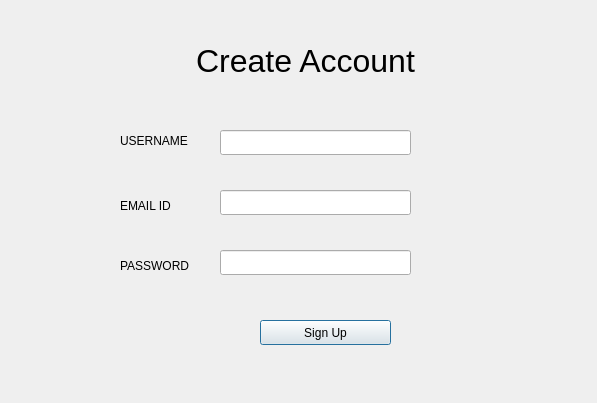
<?xml version="1.0" encoding="UTF-8"?>
<ui version="4.0">
 <class>DialogSignup</class>
 <widget class="QDialog" name="DialogSignup">
  <property name="geometry">
   <rect>
    <x>0</x>
    <y>0</y>
    <width>597</width>
    <height>403</height>
   </rect>
  </property>
  <property name="windowTitle">
   <string>Dialog</string>
  </property>
  <widget class="QLabel" name="username_label">
   <property name="geometry">
    <rect>
     <x>120</x>
     <y>130</y>
     <width>91</width>
     <height>21</height>
    </rect>
   </property>
   <property name="text">
    <string>USERNAME</string>
   </property>
  </widget>
  <widget class="QLabel" name="email_label">
   <property name="geometry">
    <rect>
     <x>120</x>
     <y>190</y>
     <width>91</width>
     <height>31</height>
    </rect>
   </property>
   <property name="text">
    <string>EMAIL ID</string>
   </property>
  </widget>
  <widget class="QLabel" name="password_label">
   <property name="geometry">
    <rect>
     <x>120</x>
     <y>250</y>
     <width>91</width>
     <height>31</height>
    </rect>
   </property>
   <property name="text">
    <string>PASSWORD</string>
   </property>
  </widget>
  <widget class="QLineEdit" name="username_lineEdit">
   <property name="geometry">
    <rect>
     <x>220</x>
     <y>130</y>
     <width>191</width>
     <height>25</height>
    </rect>
   </property>
  </widget>
  <widget class="QLineEdit" name="email_lineEdit">
   <property name="geometry">
    <rect>
     <x>220</x>
     <y>190</y>
     <width>191</width>
     <height>25</height>
    </rect>
   </property>
  </widget>
  <widget class="QLineEdit" name="password_lineEdit">
   <property name="geometry">
    <rect>
     <x>220</x>
     <y>250</y>
     <width>191</width>
     <height>25</height>
    </rect>
   </property>
   <property name="text">
    <string/>
   </property>
  </widget>
  <widget class="QPushButton" name="signup_btn">
   <property name="geometry">
    <rect>
     <x>260</x>
     <y>320</y>
     <width>131</width>
     <height>25</height>
    </rect>
   </property>
   <property name="text">
    <string>Sign Up</string>
   </property>
  </widget>
  <widget class="QLabel" name="panel_label">
   <property name="geometry">
    <rect>
     <x>140</x>
     <y>40</y>
     <width>331</width>
     <height>41</height>
    </rect>
   </property>
   <property name="font">
    <font>
     <pointsize>24</pointsize>
    </font>
   </property>
   <property name="text">
    <string>Create Account</string>
   </property>
   <property name="alignment">
    <set>Qt::AlignCenter</set>
   </property>
  </widget>
 </widget>
 <resources/>
 <connections/>
</ui>
